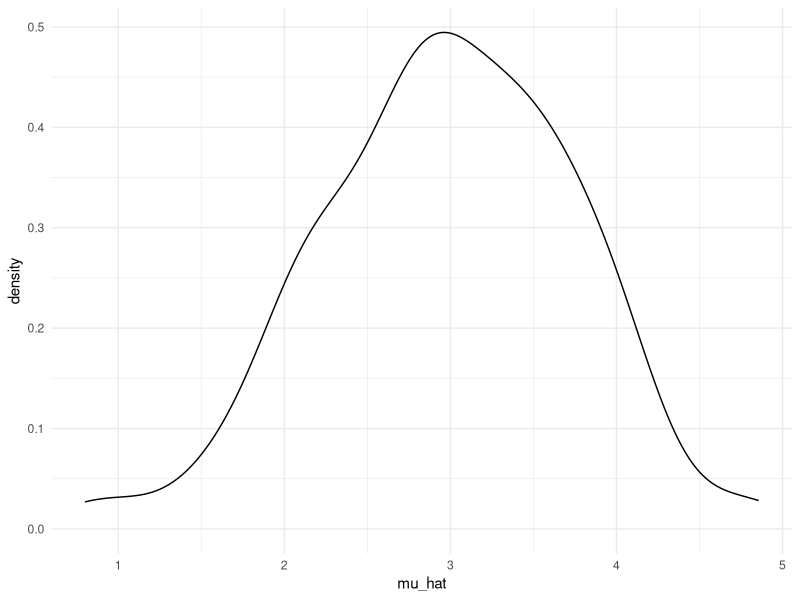
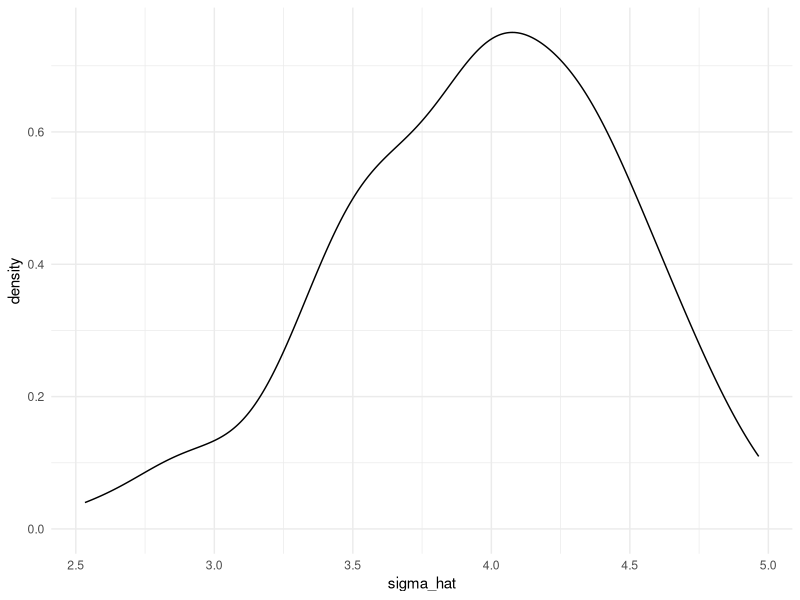
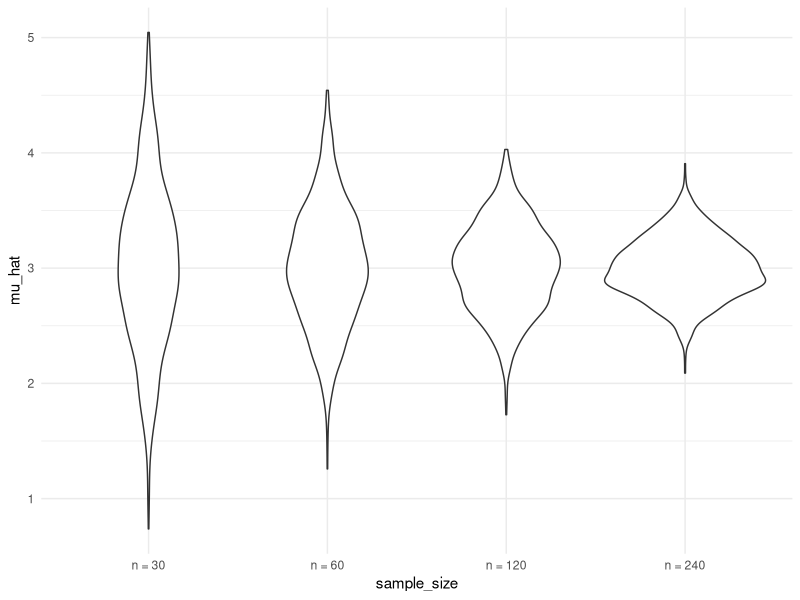

The R source for these figures, in order:
## ---- chunk 1
library(tidyverse)

knitr::opts_chunk$set(
  fig.width = 6,
  fig.asp = .6,
  out.width = "90%"
)

theme_set(theme_minimal() + theme(legend.position = "bottom"))

options(
  ggplot2.continuous.colour = "viridis",
  ggplot2.continuous.fill = "viridis"
)

scale_colour_discrete = scale_colour_viridis_d
scale_fill_discrete = scale_fill_viridis_d

set.seed(1) # 放在这里意味着every time I knit,it's going to gave me the same result every single time
## ---- chunk 2
sim_mean_sd = function(samp_size, mu = 3, sigma = 4) {
  
  sim_data = tibble(
    x = rnorm(n = samp_size, mean = mu, sd = sigma),
  )
  
  sim_data %>% 
    summarize(
      mu_hat = mean(x),
      sigma_hat = sd(x)
    )
}
## ---- chunk 3
sim_mean_sd(30)
## ---- chunk 4
output = vector("list", 100)

for (i in 1:100) {
  output[[i]] = sim_mean_sd(samp_size = 30)
}

sim_results = bind_rows(output)  # 不想要output是一个list，看起来不直观，用`bind_rows`变成data set
## ---- chunk 5
sim_results = 
  rerun(100, sim_mean_sd(samp_size = 30)) %>% 
  bind_rows()
## ---- chunk 6
sim_results %>% 
  ggplot(aes(x = mu_hat)) +
  geom_density()

sim_results %>% 
  ggplot(aes(x = sigma_hat)) +
  geom_density()

sim_results %>% 
  summarize(
    avg_samp_mean = mean(mu_hat),
    sd_samp_mean = sd(mu_hat)
  )

4/sqrt(30) # close to above result
## ---- chunk 7
n_list = 
  list(
    "n = 30" = 30,
    "n = 60" = 60,
    "n = 120" = 120,
    "n = 240" = 240
  )

output = vector("list", length = 4)

output[[1]] = rerun(100, sim_mean_sd(samp_size = n_list[[1]])) %>% bind_rows()
output[[2]] = rerun(100, sim_mean_sd(samp_size = n_list[[2]])) %>% bind_rows()

for(i in 1:4) {
  output[[i]] = 
    rerun(100, sim_mean_sd(samp_size = n_list[[i]])) %>% 
    bind_rows()
}
## ---- chunk 8
#`cache =`  means we don't want this result run again and again during knit, we want save this result in the corner and keep using them. 但是如果改了代码，这个chuck很容易break

tibble(
  sample_size = c(30, 60, 120, 240)) %>% 
  mutate(
    output_lists = map(.x = sample_size, ~rerun(10,sim_mean_sd(.x)))
  ) %>% pull(output_lists)

tibble(
  sample_size = c(30, 60, 120, 240)) %>% 
  mutate(
    output_lists = map(.x = sample_size, ~rerun(10,sim_mean_sd(.x))),
    estimate_df = map(output_lists, bind_rows)
  ) %>% pull(estimate_df)

sim_result = 
  tibble(
    sample_size = c(30, 60, 120, 240)) %>% 
  mutate(
    output_lists = map(.x = sample_size, ~rerun(1000,sim_mean_sd(.x))),
    estimate_df = map(output_lists, bind_rows)
  ) %>% 
  select(-output_lists) %>% 
  unnest(estimate_df)

## ---- chunk 9
sim_result %>% 
  mutate(
    sample_size = str_c("n = ", sample_size),
    sample_size = fct_inorder(sample_size)
  ) %>% 
  ggplot(aes(x = sample_size, y = mu_hat)) +
  geom_violin()
## ---- chunk 10
sim_result %>%
  group_by(sample_size) %>% 
  summarize(
    avg_samp_mean = mean(mu_hat),
    sd_samp_mean = sd(mu_hat) 
  )
